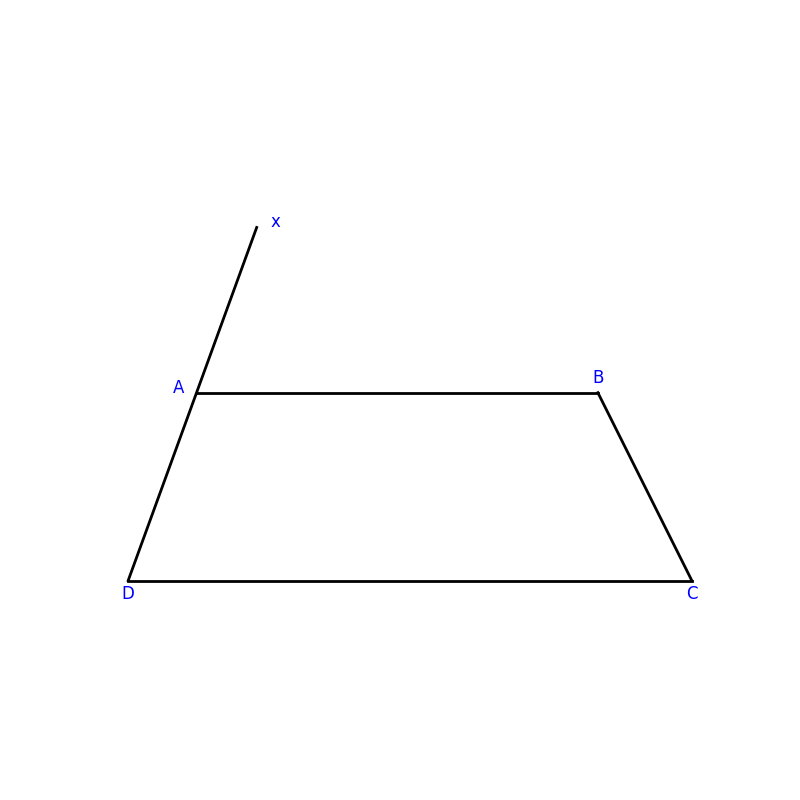

The Python source for this figure:
import matplotlib.pyplot as plt
import numpy as np

fig, ax = plt.subplots(figsize=(8, 8))

angle = 70

# Define the parallel lines
B = np.array([5, 1])
C = np.array([6, -1])

D = np.array([0, -1])
line_length = 4
direction = np.array([np.cos(np.radians(angle)), np.sin(np.radians(angle))])

X = D + direction * line_length

A = np.array([D[0] + direction[0]*2 + 0.05, 1])

ax.plot([A[0], B[0]], [A[1], B[1]], 'black', linewidth=2)
ax.plot([D[0], C[0]], [D[1], C[1]], 'black', linewidth=2)
ax.plot([B[0], C[0]], [B[1], C[1]], 'black', linewidth=2)

ax.plot([D[0], X[0]], [D[1], X[1]], 'black', linewidth=2)

# Annotate points
ax.text(B[0], B[1] + 0.1, 'B', fontsize=12, ha='center', color = 'b')
ax.text(C[0], C[1] - 0.2, 'C', fontsize=12, ha='center', color = 'b')
ax.text(A[0] - 0.2, A[1], 'A', fontsize=12, ha='center', color = 'b')
ax.text(D[0], D[1] - 0.2, 'D', fontsize=12, ha='center', color = 'b')
ax.text(X[0] + 0.2, X[1], 'x', fontsize=12, ha='center', color = 'b')

# Setting the plot
ax.set_xticks([])
ax.set_yticks([])
ax.set_xlabel('')
ax.set_ylabel('')

plt.box(False)
plt.show()
